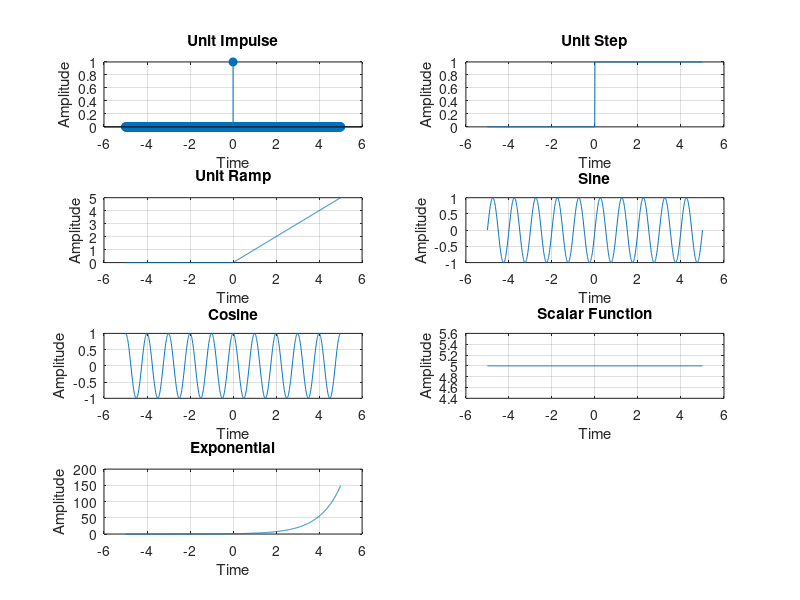

Source code (MATLAB):
% Experiment 1: Implement Unit Impulse, Unit Step, Ramp, Sine, Cosine, Scalar and Exponential Signal in Matlab
clc;
clear;
close all;

t = -5:0.01:5;

% Signals
impulse = (t == 0);
step = (t >= 0);
ramp = t .* (t >= 0);
sine_signal = sin(2*pi*t);
cosine_signal = cos(2*pi*t);
scalar = 5 * ones(size(t));
exponential = exp(t);

figure;

subplot(4,2,1);
stem(t, impulse, 'filled');
title('Unit Impulse');
xlabel('Time');
ylabel('Amplitude');
grid on;

subplot(4,2,2);
plot(t, step);
title('Unit Step');
xlabel('Time');
ylabel('Amplitude');
grid on;

subplot(4,2,3);
plot(t, ramp);
title('Unit Ramp');
xlabel('Time');
ylabel('Amplitude');
grid on;

subplot(4,2,4);
plot(t, sine_signal);
title('Sine');
xlabel('Time');
ylabel('Amplitude');
grid on;

subplot(4,2,5);
plot(t, cosine_signal);
title('Cosine');
xlabel('Time');
ylabel('Amplitude');
grid on;

subplot(4,2,6);
plot(t, scalar);
title('Scalar Function');
xlabel('Time');
ylabel('Amplitude');
grid on;

subplot(4,2,7);
plot(t, exponential);
title('Exponential');
xlabel('Time');
ylabel('Amplitude');
grid on;
